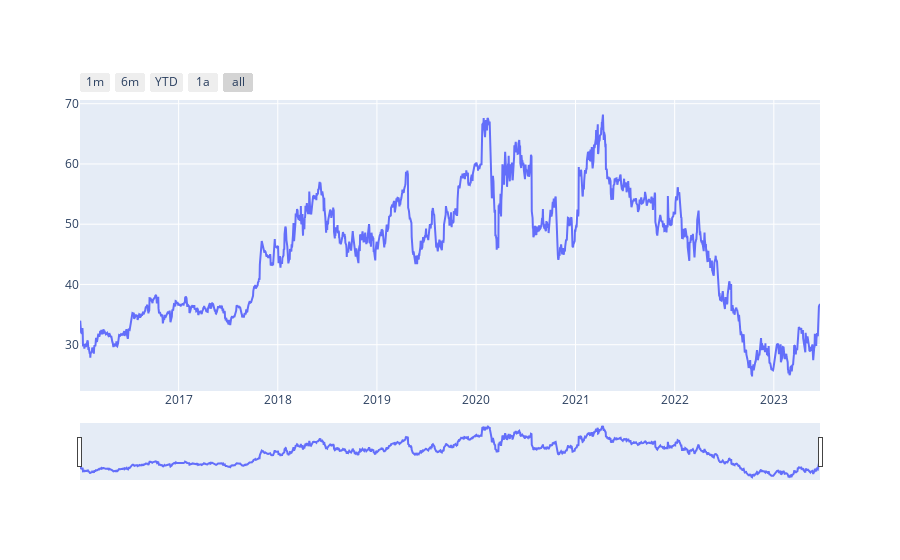

The notebook cell this image was saved under:
### Code cell
# Crear la gráfica del precio de apertura
#Asigna a la variable x la columna ds
x = df["ds"]
#Asigna a la variable y la columna y
y = df["y"]

fig = go.Figure()

fig.add_trace(go.Scatter(x=x, y=y))

# Le ponemos el título a la gráfica
titulo = ""
fig.update_layout(
    title_text=titulo,
)

fig.update_layout(
    xaxis=dict(
        rangeselector=dict(
            buttons=list(
                [
                    dict(count=1, label="1m", step="month", stepmode="backward"),
                    dict(count=6, label="6m", step="month", stepmode="backward"),
                    dict(count=1, label="YTD", step="year", stepmode="todate"),
                    dict(count=1, label="1a", step="year", stepmode="backward"),
                    dict(step="all"),
                ]
            )
        ),
        rangeslider=dict(visible=True),
        type="date",
    )
)

### Figure 1 — Plotly figure (JSON) as saved in the notebook; plotly's stock layout.template omitted (floating-point values rounded to 4 significant figures; data arrays with more than 128 entries replaced by an {"elided": "..."} marker saying what was removed)
{"data": [{"type": "scatter", "x": {"elided": "1878 str values"}, "y": {"elided": "1878 float values"}}], "layout": {"title": {"text": ""}, "xaxis": {"rangeselector": {"buttons": [{"count": 1, "label": "1m", "step": "month", "stepmode": "backward"}, {"count": 6, "label": "6m", "step": "month", "stepmode": "backward"}, {"count": 1, "label": "YTD", "step": "year", "stepmode": "todate"}, {"count": 1, "label": "1a", "step": "year", "stepmode": "backward"}, {"step": "all"}]}, "rangeslider": {"visible": true}, "type": "date"}}}
